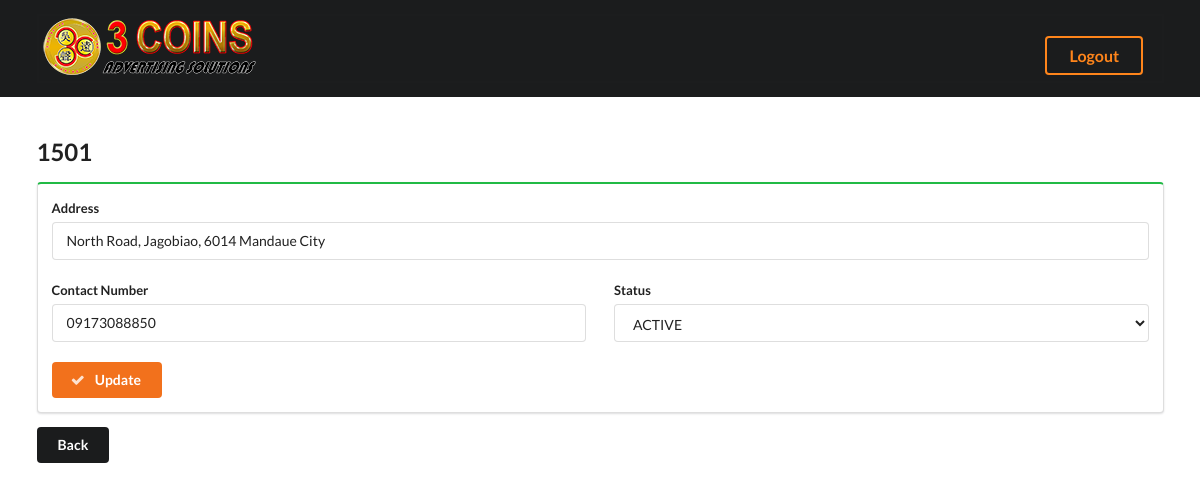
The app's page /webpages/admin/update_branch.php?id=1501 (signed in) with its own data.
### tables this page shows
CREATE TABLE IF NOT EXISTS `branch` (
  `branch_id` int(11) NOT NULL,
  `branch_address` varchar(255) DEFAULT NULL,
  `branch_contact_number` varchar(20) DEFAULT NULL,
  `number_of_employees` int(11) DEFAULT NULL,
  `status` enum('ACTIVE','INACTIVE','UNDER RENOVATION') DEFAULT NULL
);

### webpages/required/core.php (called while the page is built, shortened)
<?php
function loggedin(){
 if (isset($_SESSION['user_id']) && !empty($_SESSION['user_id'])) {
 	return true;
 } else{
 	return false;
 }
}
?>

### webpages/admin/update_branch.php (the view, shortened to what this page needs)
<?php
require '../required/core.php';
    $id = null;
    if ( !empty($_GET['id'])) {
        $id = $_REQUEST['id'];
    }
      $pdo = Database::connect();
      $sql = "SELECT * FROM branch WHERE branch_id='$id'";
          foreach ($pdo->query($sql) as $row) {
            $b_id = $row["branch_id"];
            $add = $row["branch_address"];
            $cn = $row["branch_contact_number"];
            $stat = $row['status'];
          }
if (loggedin()) {
?>
<!DOCTYPE html>
<html>
<head>
  <link rel="stylesheet" type="text/css" href="../../dist/components/reset.css">
  <link rel="stylesheet" type="text/css" href="../../dist/components/site.css">
  <link rel="stylesheet" type="text/css" href="../../dist/components/accordion.css">
  <link rel="stylesheet" type="text/css" href="../../dist/components/container.css">
  <link rel="stylesheet" type="text/css" href="../../dist/components/grid.css">
  <link rel="stylesheet" type="text/css" href="../../dist/components/header.css">
  <link rel="stylesheet" type="text/css" href="../../dist/components/image.css">
  <link rel="stylesheet" type="text/css" href="../../dist/components/menu.css">
  <link rel="stylesheet" type="text/css" href="../../dist/components/form.css">
  <link rel="stylesheet" type="text/css" href="../../dist/components/divider.css">
  <link rel="stylesheet" type="text/css" href="../../dist/components/dropdown.css">
  <link rel="stylesheet" type="text/css" href="../../dist/components/segment.css">
  <link rel="stylesheet" type="text/css" href="../../dist/components/button.css">
  <link rel="stylesheet" type="text/css" href="../../dist/components/list.css">
  <link rel="stylesheet" type="text/css" href="../../dist/components/icon.css">
  <link rel="stylesheet" type="text/css" href="../../dist/components/sidebar.css">
  <link rel="stylesheet" type="text/css" href="../../dist/components/transition.css">
  <link rel="stylesheet" type="text/css" href="../../dist/components/table.css">
  <link rel="stylesheet" type="text/css" href="../../dist/components/modal.css">
</head>
<body>
  <div class="ui inverted vertical center aligned segment">
    <div class="ui container">
      <div class="ui large secondary inverted pointing menu">
        <a class="brand"><img src="../assets/images/logo3.png" class="image"></a>
        <div class="right item">
          <a class="ui inverted orange button" href="logout.php">Logout</a>
        </div>
      </div>
    </div>
  </div>
  <br><br>
  <div class="ui container">
      <div class="content">
        <h2><?php echo $b_id;?></h2>
        <form class="ui green form segment" method="post" action="update_branch.php?id=<?php echo $id?>">
          <div class="ui one column grid">
            <div class="column">
              <div class="field">
                <label>Address</label>
                <input name="address" type="text" value="<?php echo $add;?>" required>
              </div>
            </div>
          </div>
          <br>
          <div class="ui two column grid">
            <div class="column">
              <div class="field">
                <label>Contact Number</label>
                <input type="text" name="contact_number" value="<?php echo $cn;?>" required>
              </div>
            </div>
            <div class="column">
              <div class="field">
                <label>Status</label>
                <select name="status" required>
                  <option name="<?php echo $stat;?>" selected="selected"><?php echo $stat;?></option>
                </select>
              </div>
            </div>
          </div>
          <br>
          <div>
            <button class="ui orange button">
              <i class="check icon"></i>
                 Update
            </button>
          </div>
        </form>
                    <a href="admin_branch.php"><button class="ui black button">
                 Back
            </button></a>
      </div>
    <br>
  </div>
<br>
</body>
</html>
<?php
} else{
  include 'admin_login.php';
}
?>

### records on screen
branch: branch_id "1501", address "North Road, Jagobiao, 6014 Mandaue City", contact_number "09173088850", status "ACTIVE"
